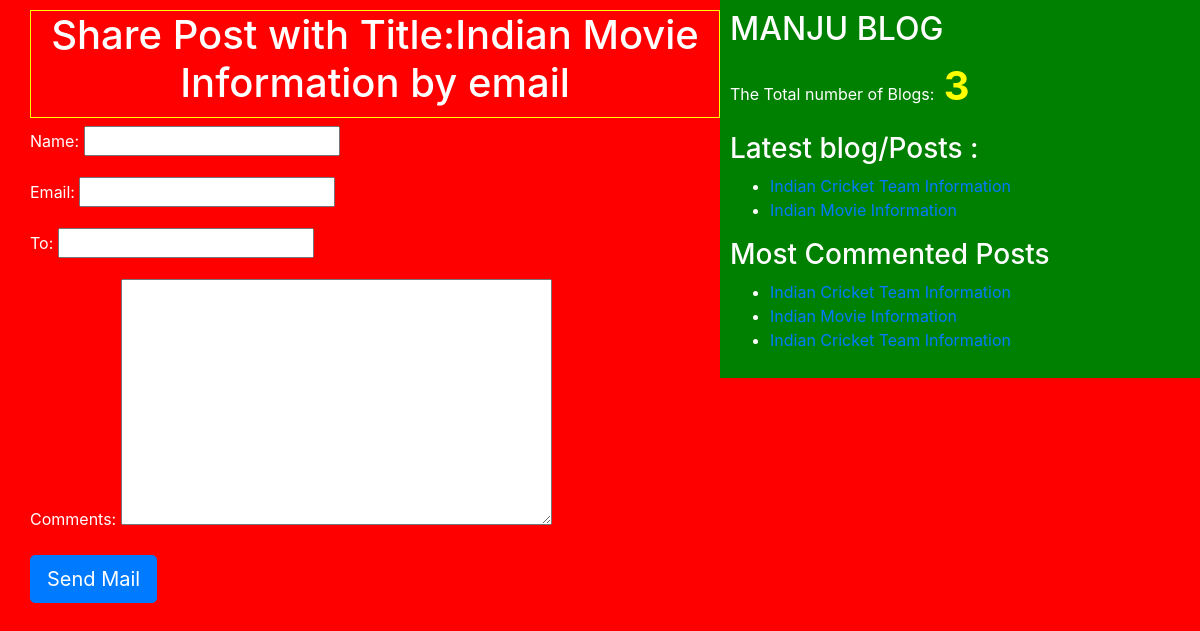
Screenshot of /4/share/ with the database file from the repository.
### blogapp/models.py (models this page shows, shortened)
class Post(models.Model):
	STATUS_CHOICES= (('draft','Draft'),('published','published'))
	title=models.CharField(max_length=50)
	slug=models.SlugField(max_length=50,unique_for_date='publish')
	author=models.ForeignKey(User, related_name = 'blog_posts',on_delete=models.CASCADE)
	body=models.TextField()
	publish=models.DateTimeField(default=timezone.now)
	created=models.DateTimeField(auto_now_add=True)
	updated=models.DateTimeField(auto_now=True)
	status=models.CharField(max_length=50,choices=STATUS_CHOICES,default='draft')
	objects=CustomManager()
	tags=TaggableManager()
	class Meta:
		ordering=('-publish',)
	def get_absolute_url(self):
		return reverse('post_detail',args=[self.publish.year,self.publish.strftime('%m'),self.publish.strftime('%d'),self.slug])

### blogapp/views.py (the view)
# urls.py: re_path(r'^(?P<id>\d+)/share/$',views.mail_send_view),
def mail_send_view(request,id):
	post=get_object_or_404(Post,id=id,status='published')
	sent=False
	if request.method=='POST':
		form=EmailSendForm(request.POST)
		if form.is_valid():
			cd =form.cleaned_data
			subject='{}({}) recommended to read "{}" '.format(cd['name'],cd['email'],post.title)
			post_url=request.build_absolute_uri(post.get_absolute_url())
			message='Read the post at :\n {} \n\n {}\'s Comments:\n{}'.format(post_url,cd['name'],cd['comments'])
			send_mail(subject,message,'pujarimanjunath987@gmail.com',[cd['to']])
			sent=True
	else:
		form=EmailSendForm()
	my_dict={'form':form, 'post':post, 'sent':sent}
	return render(request=request,template_name='blogapp/sharebyemail.html',context=my_dict)

### blogapp/forms.py
class EmailSendForm(forms.Form):
	name=forms.CharField()
	email=forms.EmailField()
	to=forms.CharField()
	comments=forms.CharField(required=False,widget=forms.Textarea)

### blogapp/models.py (called while the page is built)
	def get_queryset(self):
		return super().get_queryset().filter(status='published')

### blogapp/templatetags/blog_tags.py (called while the page is built)
@register.simple_tag(name='my_tag')
def total_posts():
	return Post.objects.count()

@register.inclusion_tag('blogapp/latest_posts.html')
def show_latest_posts():
	latest_posts=Post.objects.order_by('-publish')[:2]
	return {'latest_posts':latest_posts}

@register.simple_tag()
def get_most_commented_posts(count=3):
	return Post.objects.annotate(total_comments=Count('comments')).order_by('-total_comments')[:count]

### templates/blogapp/sharebyemail.html (shortened to what this page needs)
{% extends 'blogapp/base.html' %}
{% block content_block %}
{% if sent  %}
<h1>Email sent Successfully</h1>
<h2>Post with title:{{post.title}} shared by email</h2>
{% else %}
<h1>
	Share Post with Title:{{post.title}} by email
</h1>
<form method="POST">
	{{form.as_p}}
	<input type="submit" name="" class="btn btn-primary btn-lg"  value="Send Mail">
</form>
{% endif %}
{% endblock content_block %}

### templates/blogapp/base.html (shortened to what this page needs)
<!DOCTYPE html>
{% load static %}
{% load blog_tags %}
<html lang="en" dir="ltr">
<head>
	<link rel="stylesheet" href="https://cdn.jsdelivr.net/npm/bootstrap@4.0.0/dist/css/bootstrap.min.css">
	<link rel="stylesheet" type="text/css" href="{% static "css/blogapp/blog.css" %}" >
	</head>
	<body>
		<div  class="content">
			{% block content_block %}
			{% endblock content_block %}
		</div>
		<div class="sidebar">
			<h2>MANJU BLOG</h2>
			<p>The Total number of Blogs:<span id="pcount"> {% my_tag %} </span> </p>
			<h3>Latest blog/Posts :</h3>{% show_latest_posts %}
			<h3>Most Commented Posts</h3>
			{% get_most_commented_posts as m_c_p %}
			<ul>
				{% for post in m_c_p %}
				<li><a href="{{post.get_absolute_url}}">{{post.title}}</a></li>
				{% endfor %}
			</ul>
		</div>
	</body>
</html>

### templates/blogapp/latest_posts.html
<ul>
	{% for post in latest_posts %}
	<li><a href="{{ post.get_absolute_url }}">{{ post.title }}</a></li>
	{% endfor %}
</ul>

### static/css/blogapp/blog.css (style rules this page uses)
.content { width:60%; float:left; padding: 10px 0 0 30px; background:red; height:100%; }
.sidebar { width:40%; float:right; padding: 10px; background:green; height:100%; }
h1 { text-align: center; border:1px solid yellow; padding-bottom: 10px; }
body { color: white; background:red; }
#pcount { font-size: 40px; color: yellow; font-weight: bold; }

### rows the page displays
Post: title "Indian Movie Information"
Post: title "Indian Cricket Team Information"
Post: title "Indian Cricket Team Information"
